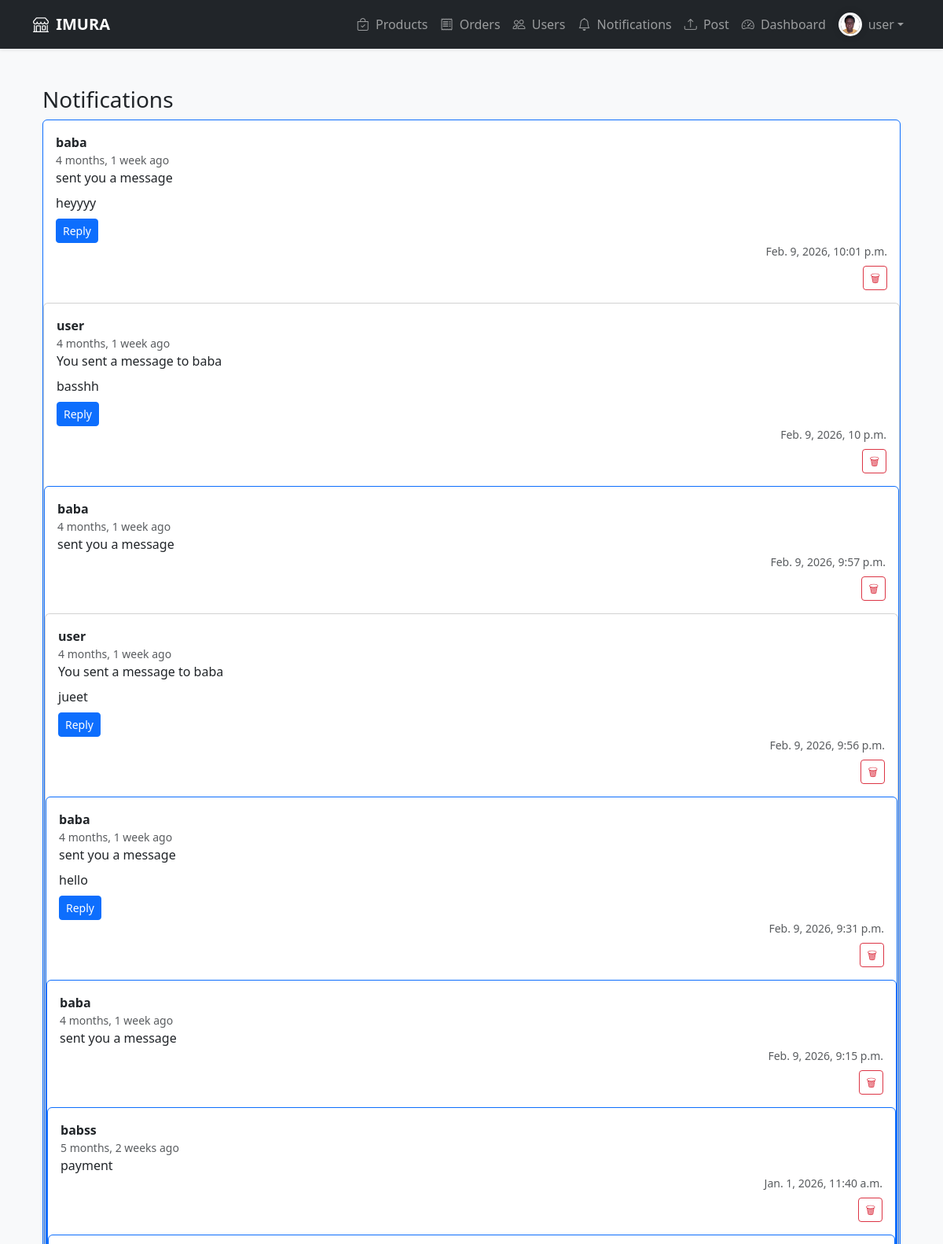
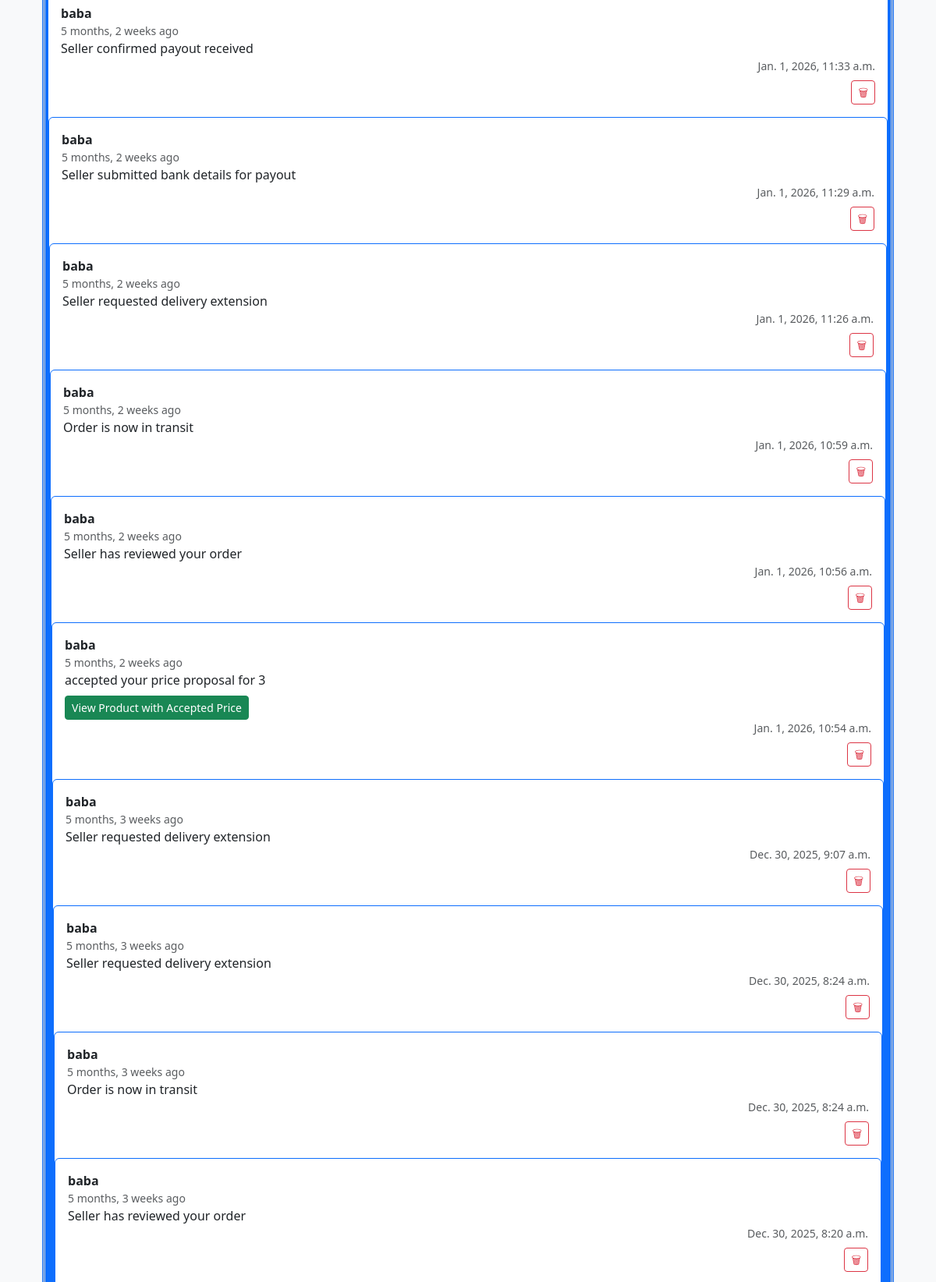
Screenshot of /notifications/ (signed in, upper part) with the database file from the repository (2 pictures, top to bottom).
### apps/accounts/models.py (models this page shows, shortened)
class Profile(models.Model):
    user = models.OneToOneField(
        User,
        on_delete=models.CASCADE,
        related_name="profile"
    )
    avatar = models.ImageField(
        upload_to="avatars/",
        blank=True,
        null=True
    )
    bio = models.TextField(blank=True)
    phone = models.CharField(max_length=20, blank=True)
    location = models.CharField(max_length=255, blank=True)
    whatsapp = models.CharField(
        max_length=20,
        blank=True,
        help_text="WhatsApp number e.g +2348012345678"
    )
    instagram = models.URLField(blank=True)
    facebook = models.URLField(blank=True)
    twitter = models.URLField(blank=True)
    tiktok = models.URLField(blank=True)
    created_at = models.DateTimeField(auto_now_add=True)

### apps/notifications/models.py (models this page shows, shortened)
class Notification(models.Model):
    sender = models.ForeignKey(User, on_delete=models.CASCADE, related_name="sent_notifications")
    recipient = models.ForeignKey(User, on_delete=models.CASCADE, related_name="notifications")
    type = models.CharField(max_length=32, choices=NOTIFICATION_TYPE_CHOICES, default="info")
    verb = models.CharField(max_length=140)
    data = models.JSONField(default=dict, blank=True)
    created_at = models.DateTimeField(auto_now_add=True)
    read = models.BooleanField(default=False)
    accepted = models.BooleanField(null=True, default=None)
    class Meta:
        ordering = ("-created_at",)

### apps/notifications/views.py (the view)
# urls.py: path("", views.notification_list, name="list"),
@login_required
def notification_list(request):
    qs = Notification.objects.filter(recipient=request.user).order_by('-created_at')
    paginator = Paginator(qs, 20)
    page = request.GET.get("page", 1)
    notifications = paginator.get_page(page)
    return render(request, "notifications/list.html", {"notifications": notifications})

### apps/notifications/templates/notifications/list.html (shortened to what this page needs)
{% extends "products/base.html" %}
{% load static %}
{% load humanize %}
{% block content %}
<div class="container mt-4">
  <h3>Notifications</h3>
  <div id="notifications-list">
    {% for n in notifications %}
      <div class="card mb-2 {% if not n.read %}border-primary{% endif %}" data-id="{{ n.id }}">
        <div class="card-body d-flex justify-content-between align-items-start">
          <div style="flex:1">
            <strong>{{ n.sender.username }}</strong>
            <div class="text-muted small">{{ n.created_at|naturaltime }}</div>
            <div>{{ n.verb }}</div>
            {% if n.type == "info" %}
              {% if "accepted your price proposal" in n.verb %}
                <div class="mt-2">
                  <a href="{% url 'products:product_detail' n.data.product_id %}?proposed_price={{ n.data.suggested_price }}"
                     class="btn btn-sm btn-success">
                    View Product with Accepted Price
                  </a>
                </div>
              {% elif "declined your price proposal" in n.verb %}
                <div class="mt-2">
                  <span class="text-danger small">Your proposal was declined.</span>
                </div>
              {% endif %}
            {% endif %}
            {% if n.type == "message" and n.data.text %}
              <div class="mt-2">{{ n.data.text }}</div>
              <button type="button"
                      class="btn btn-sm btn-primary reply-btn mt-2"
                      data-recipient="{{ n.data.other_user_id|default:n.sender.id }}">
                Reply
              </button>
            {% endif %}
          <div class="d-flex flex-column align-items-end">
            <small class="text-muted">{{ n.created_at }}</small>
            <button class="btn btn-sm btn-outline-danger delete-btn mt-2"
                    data-id="{{ n.id }}"
                    title="Delete Notification">
              🗑
            </button>
          </div>
        </div>
      </div>
    {% empty %}
      <p>No notifications yet.</p>
    {% endfor %}
  </div>
</div>
{% endblock %}

### apps/products/templates/products/base.html (shortened to what this page needs)
<!DOCTYPE html>
<html lang="en">
<head>
  <link href="https://cdn.jsdelivr.net/npm/bootstrap@5.3.2/dist/css/bootstrap.min.css" rel="stylesheet">
  <link rel="stylesheet" href="https://cdn.jsdelivr.net/npm/bootstrap-icons@1.11.1/font/bootstrap-icons.css">
  {% load static %}
  <link rel="stylesheet" href="{% static 'css/style.css' %}">
  <link rel="stylesheet" href="https://cdn.jsdelivr.net/npm/bootstrap-icons@1.11.3/font/bootstrap-icons.css">
</head>
<body class="d-flex flex-column min-vh-100 bg-light">
  <nav class="navbar navbar-expand-lg navbar-dark bg-dark shadow-sm">
    <div class="container">
      <a class="navbar-brand fw-bold" href="{% url 'products:product_list' %}">
        <i class="bi bi-shop me-1"></i> IMURA
      </a>
      <div class="collapse navbar-collapse" id="navbarNav">
        <ul class="navbar-nav ms-auto align-items-lg-center">
          <li class="nav-item">
            <a class="nav-link" href="{% url 'products:product_list' %}">
              <i class="bi bi-bag-check me-1"></i> Products
            </a>
          </li>
          <li class="nav-item">
            <a class="nav-link" href="{% url 'orders:list' %}">
              <i class="bi bi-receipt me-1"></i> Orders
            </a>
          </li>
          <li class="nav-item">
            <a class="nav-link" href="{% url 'accounts:user_list' %}">
              <i class="bi bi-people me-1"></i> Users
            </a>
          </li>
          <li class="nav-item">
            <a class="nav-link" href="{% url 'notifications:list' %}">
              <i class="bi bi-bell me-1"></i> Notifications
            </a>
          </li>
          <li class="nav-item">
            <a class="nav-link" href="{% url 'products:product_post' %}">
              <i class="bi bi-upload me-1"></i> Post
            </a>
          </li>
          {% if user.is_authenticated %}
            <li class="nav-item">
              <a class="nav-link" href="{% url 'core:dashboard' %}">
                <i class="bi bi-speedometer2 me-1"></i> Dashboard
              </a>
            </li>
            <li class="nav-item dropdown">
              <a class="nav-link dropdown-toggle d-flex align-items-center" href="#" role="button" data-bs-toggle="dropdown">
                {% if user.profile.avatar %}
                  <img src="{{ user.profile.avatar.url }}" class="rounded-circle me-2" width="30" height="30" alt="{{ user.username }}">
                {% else %}
                  <i class="bi bi-person-circle me-2"></i>
                {% endif %}
                {{ user.username }}
              </a>
            </li>
          {% endif %}
        </ul>
      </div>
    </div>
  </nav>
  <main class="container my-4 flex-grow-1">
    {% block content %}{% endblock %}
  </main>
</body>
</html>

### apps/core/static/css/style.css (style rules this page uses)
body { font-family: 'Segoe UI', Tahoma, Geneva, Verdana, sans-serif; background-color: #808080; margin: 0; padding: 0; }
img.rounded-circle { object-fit: cover; border: 3px solid #f8f9fa; box-shadow: 0 0 10px rgba(0,0,0,0.15); }

### rows the page displays
Notification: sender.username "baba", created_at "4 months, 1 week ago", verb "sent you a message", data.text "heyyyy", created_at "Feb. 9, 2026, 10:01 p.m."
Notification: sender.username "user", created_at "4 months, 1 week ago", verb "You sent a message to baba", data.text "basshh", created_at "Feb. 9, 2026, 10 p.m."
Notification: sender.username "baba", created_at "4 months, 1 week ago", verb "sent you a message", created_at "Feb. 9, 2026, 9:57 p.m."
Notification: sender.username "user", created_at "4 months, 1 week ago", verb "You sent a message to baba", data.text "jueet", created_at "Feb. 9, 2026, 9:56 p.m."
Notification: sender.username "baba", created_at "4 months, 1 week ago", verb "sent you a message", data.text "hello", created_at "Feb. 9, 2026, 9:31 p.m."
Notification: sender.username "baba", created_at "4 months, 1 week ago", verb "sent you a message", created_at "Feb. 9, 2026, 9:15 p.m."
Notification: sender.username "babss", created_at "5 months, 2 weeks ago", verb "payment", created_at "Jan. 1, 2026, 11:40 a.m."
Notification: sender.username "baba", created_at "5 months, 2 weeks ago", verb "Seller confirmed payout received", created_at "Jan. 1, 2026, 11:33 a.m."
Notification: sender.username "baba", created_at "5 months, 2 weeks ago", verb "Seller submitted bank details for payout", created_at "Jan. 1, 2026, 11:29 a.m."
Notification: sender.username "baba", created_at "5 months, 2 weeks ago", verb "Seller requested delivery extension", created_at "Jan. 1, 2026, 11:26 a.m."
Notification: sender.username "baba", created_at "5 months, 2 weeks ago", verb "Order is now in transit", created_at "Jan. 1, 2026, 10:59 a.m."
Notification: sender.username "baba", created_at "5 months, 2 weeks ago", verb "Seller has reviewed your order", created_at "Jan. 1, 2026, 10:56 a.m."
Notification: sender.username "baba", created_at "5 months, 2 weeks ago", verb "accepted your price proposal for 3", created_at "Jan. 1, 2026, 10:54 a.m."
Notification: sender.username "baba", created_at "5 months, 3 weeks ago", verb "Seller requested delivery extension", created_at "Dec. 30, 2025, 9:07 a.m."
Notification: sender.username "baba", created_at "5 months, 3 weeks ago", verb "Seller requested delivery extension", created_at "Dec. 30, 2025, 8:24 a.m."
Notification: sender.username "baba", created_at "5 months, 3 weeks ago", verb "Order is now in transit", created_at "Dec. 30, 2025, 8:24 a.m."
Notification: sender.username "baba", created_at "5 months, 3 weeks ago", verb "Seller has reviewed your order", created_at "Dec. 30, 2025, 8:20 a.m."

### other values shown
{{ user.username }} "user"
